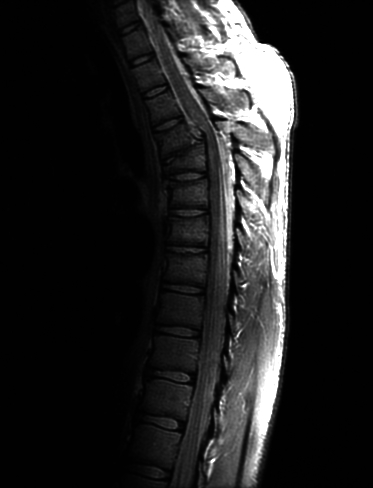
%> input picture Problem1/fig/Fig1.jpg, 373 x 488 px
$ octave histogramEqualization2.m   (GNU Octave 9; MATLAB toolbox functions it lacks are replaced by stand-ins)
%> lines starting %> are read from the running program, lines starting %| are printed output that depends on the picture
%% 这份代码使用的matlab自带函数，结果作为参照
%自定义的函数及自己的实现请见histogramEqualization.m
% Input
f1 = imread('../fig/Fig1.jpg');
%> f1 is the input picture: size 488x373 uint8; min 0, max 255, mean 32.6
f2 = imread('../fig/Fig2.jpg');
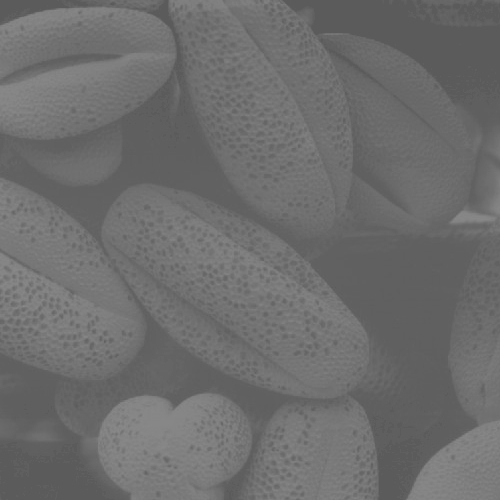
%> input picture Problem1/fig/Fig2.jpg, 500 x 500 px
%> f2 is the input picture: size 500x500 uint8; min 90, max 138, mean 109.1
% Show the input images
figure('Name', 'Fig1');
imshow(f1);
figure('Name', 'Fig2');
imshow(f2);
% Question(a): Compute the Histogram
figure('Name', 'Compute the Histogram of Fig1');
imhist(f1);
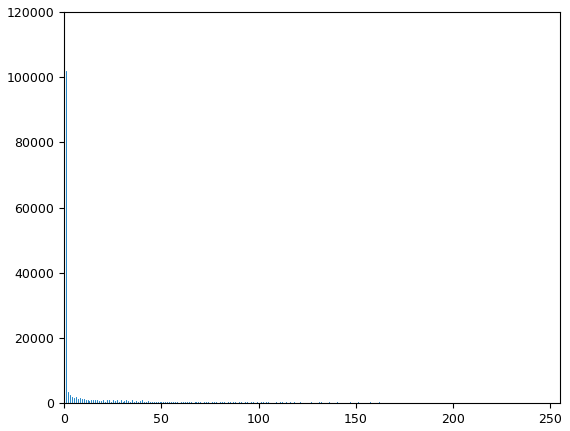
%> figure redrawn from the program's plot data; highest point at x = 1, y = 102029
figure('Name', 'Compute the Histogram of Fig2');
imhist(f2);
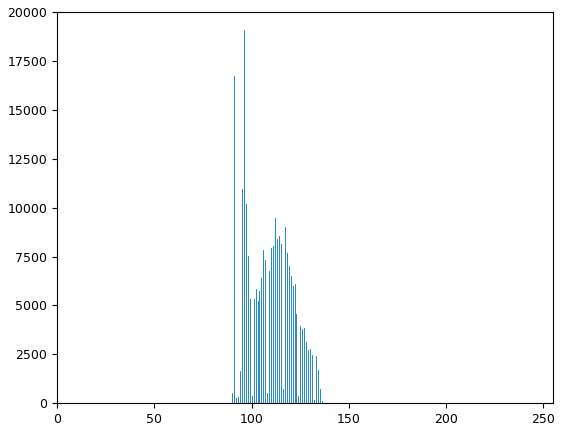
%> figure redrawn from the program's plot data; highest point at x = 96, y = 19057
% Question(b): Implement the histogram equalization technique.
histeqF1 = histeq(f1,256);
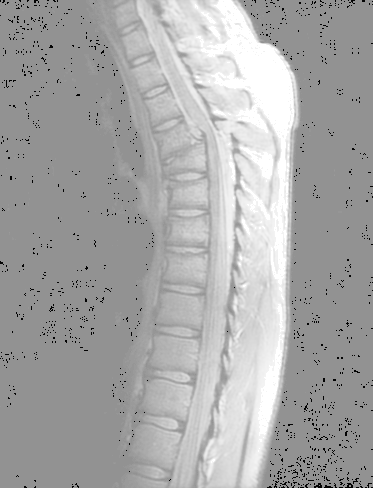
%> histeqF1: size 488x373 uint8; min 2, max 255, mean 167.9
figure('Name', 'Histogram Equalization for Fig1');
imshow(histeqF1);
figure('Name', 'Histogram of Fig1 after Histogram Equalization');
imhist(histeqF1);
%> figure, not shown here; highest point at x = 146, y = 102029
histeqF2 = histeq(f2,256);
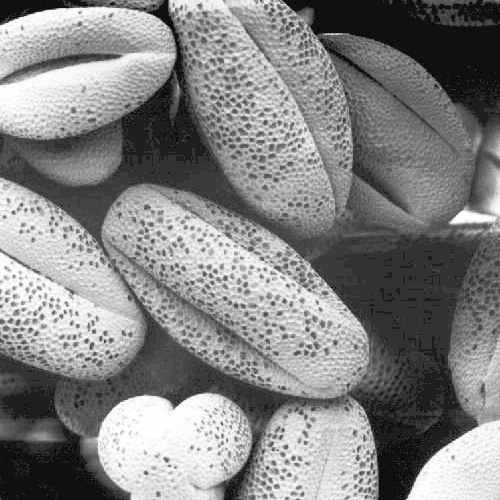
%> histeqF2: size 500x500 uint8; min 0, max 255, mean 131.3
figure('Name', 'Histogram Equalization for Fig2');
imshow(histeqF2);
figure('Name', 'Histogram of Fig2 after Histogram Equalization');
imhist(histeqF2);
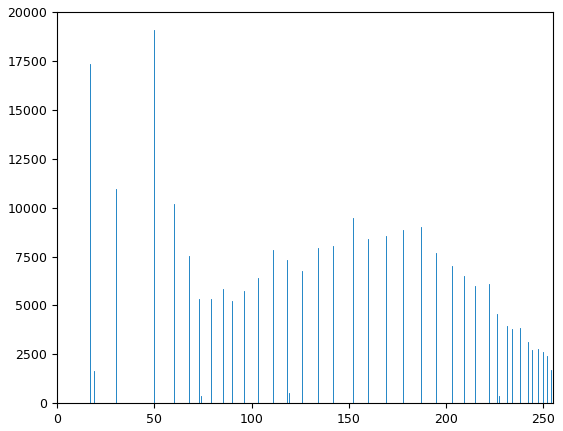
%> figure redrawn from the program's plot data; highest point at x = 50, y = 19057
